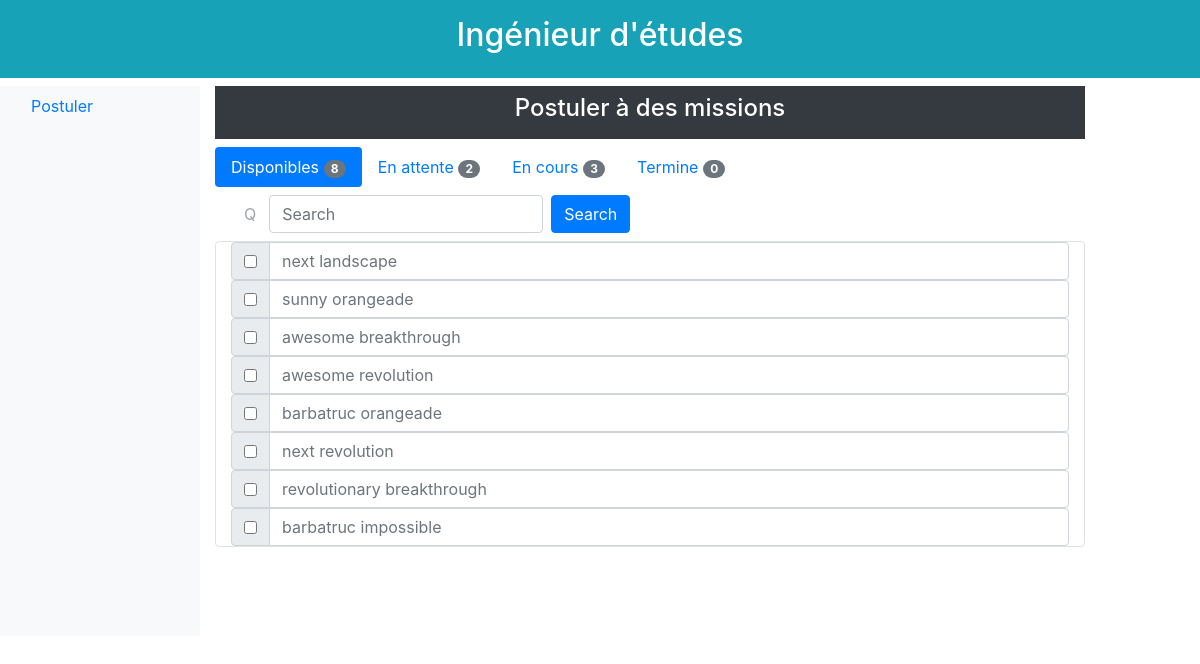
The app's page /1/etude/postuler/disponibles/, older data.
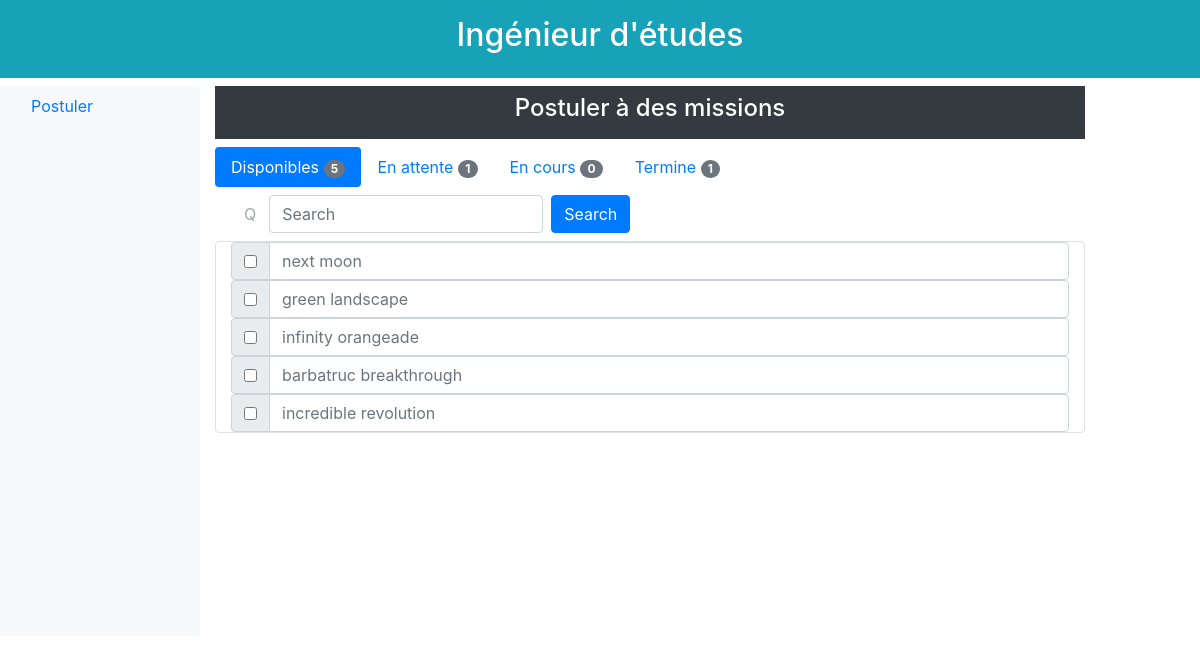
The same page, newer data.
### database/models.py (models this page shows)
class Mission(db.Model):
    id = db.Column(db.Integer, primary_key=True)
    titre = db.Column(db.String(64), unique=True)
    description = db.Column(db.Text, unique=True)
    effectifs_max = db.Column(db.Integer)
    prix_vente = db.Column(db.Integer)
    statut = db.Column(db.Text)
    date_creation = db.Column(db.DateTime)
    responsable_id = db.Column(db.Integer, db.ForeignKey('ingenieur.id'))
    souhaits = db.relationship('Souhait', backref='mission', lazy='dynamic')
    besoins = db.relationship('Besoin', backref='mission', lazy='dynamic')
    affectations = db.relationship('Affectation', backref='mission', lazy='dynamic')

### app.py (the view)
@app.route('/<id>/etude/postuler/<etat>/')
def onglet_etude(id, etat):
    engineerObserve = get_engineer_by_id(id)
    listOfMissionsAvalable = get_mission_possible_of_inge(id)
    listOfMissionsGoingOn = get_mission_en_cours_of_inge(id)
    listOfMissionsWaiting = get_mission_en_attente_of_inge(id)
    listOfMissionsClosed = get_mission_termine_of_inge(id)
    if (etat == "disponibles"):
        listToShow = listOfMissionsAvalable
    elif (etat == "enAttente"):
        listToShow = listOfMissionsWaiting
    elif (etat == "enCours"):
        listToShow = listOfMissionsGoingOn
    elif (etat == "termine"):
        listToShow = listOfMissionsClosed
    else:
        error_page_404("tab doesn't exist")
    return render_template("homepage_etude_postuler_grille.html.jinja2",
                           id=id
                           , etat=etat
                           , listOfMissionsAvalableLength=len(listOfMissionsAvalable)
                           , listOfMissionsWaitingLength=len(listOfMissionsWaiting)
                           , listOfMissionsGoingOnLength=len(listOfMissionsGoingOn)
                           , listOfMissionsClosedLength=len(listOfMissionsClosed)
                           , listToShow=listToShow
                           )

### database/functions.py (called while the page is built)
def get_mission_by_id(mission_id):
    return Mission.query.filter_by(id=mission_id).first()

def get_postulant_by_mission(id_mission):
    return [get_engineer_by_id(s.ingenieur_id) for s in Souhait.query.filter_by(mission_id=id_mission).all()]

def get_participants_actuels_of_mission(mission_id):
    mission = get_mission_by_id(mission_id)
    id_inges = [a.ingenieur_id for a in list(mission.affectations)]
    participants = [get_engineer_by_id(id) for id in id_inges]
    return participants

def get_engineer_by_id(engineer_id):
    return Ingenieur.query.filter_by(id=engineer_id).first()

def get_mission_en_cours_of_inge(inge_id):  # def de clore avec ouverte
    inge = get_engineer_by_id(inge_id)
    id_missions = [a.mission_id for a in list(inge.affectations)]
    missions = [get_mission_by_id(id) for id in id_missions]
    missions_en_cours = []
    for m in missions:
        affectations = get_all_affectations_inge_mission(inge_id, m.id)
        ajouter = False
        for a in affectations:
            if a.date_fin >= datetime.now():
                ajouter = True
        if ajouter:
            missions_en_cours.append(m)
    return missions_en_cours

### templates/homepage_etude_postuler_grille.html.jinja2
{% extends "homepage_etude_postuler.html.jinja2" %}
{% block gridMission %}
    <form>
        {% for mission in listToShow %}
            <div class="input-group">
                <div class="input-group-prepend">
                    <div class="input-group-text">
                        <input type="checkbox">
                    </div>
                </div>
                <input type="text" class="form-control"
                       onclick="location.href='/{{ id }}/etude/postuler/{{ etat }}/vue/{{ mission.id }}/';"
                       placeholder="{{ mission.titre }}">
            </div>
        {% endfor %}
    </form>
{% endblock %}

Row changes from the older to the newer data that the page shows:
no longer on this page (row edited): Mission: titre "sunny orangeade"
removed Mission: titre "awesome breakthrough"
removed Mission: titre "awesome revolution"
removed Mission: titre "barbatruc orangeade"
removed Mission: titre "next revolution"
removed Mission: titre "revolutionary breakthrough"
removed Mission: titre "barbatruc impossible"
now on this page (row edited): Mission: titre "next moon"
now on this page (row edited): Mission: titre "green landscape"
changed Mission: titre "next landscape" → "infinity orangeade"
now on this page (row edited): Mission: titre "barbatruc breakthrough"
now on this page (row edited): Mission: titre "incredible revolution"
Text that changed along with them:
{{ listOfMissionsAvalableLength }}: "8" → "5"
{{ listOfMissionsWaitingLength }}: "2" → "1"
{{ listOfMissionsGoingOnLength }}: "3" → "0"
{{ listOfMissionsClosedLength }}: "0" → "1"
